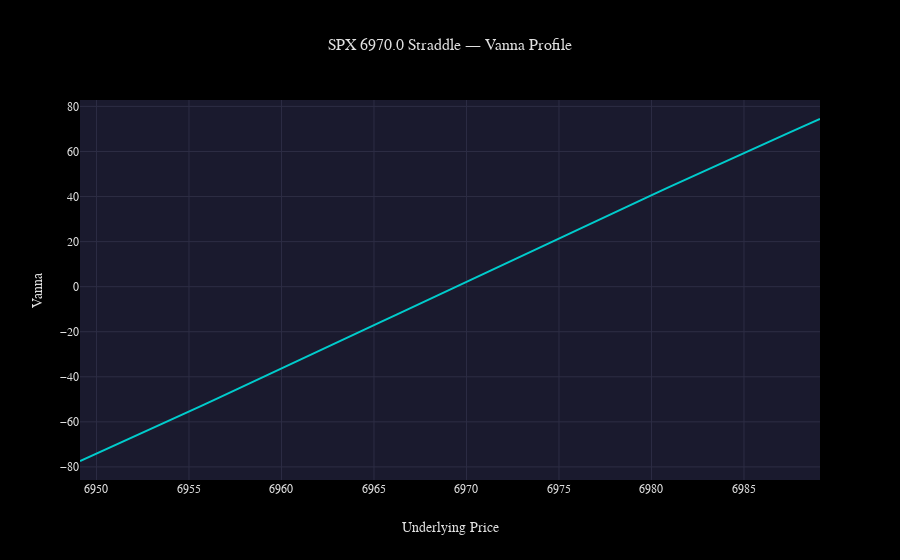
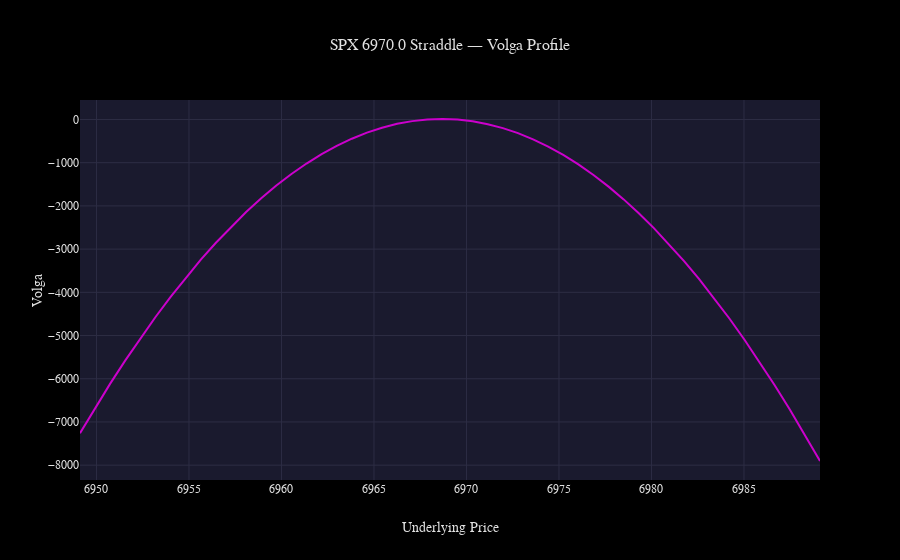
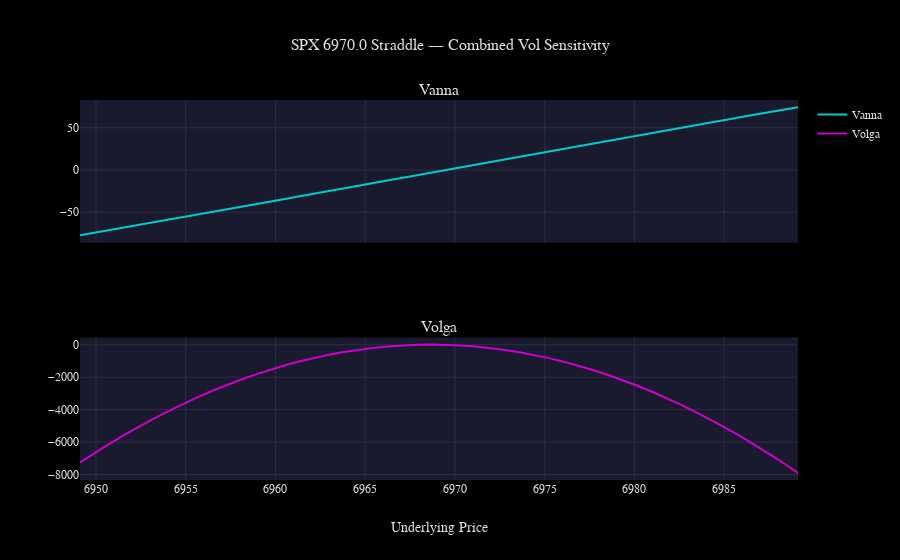

Source (notebook cell) for these figures, in order:
### Markdown cell above
## 7. Vanna/Volga Analysis

These second-order Greeks measure vol-of-vol risk:

- **Vanna**: How delta changes when IV moves — crucial for vol-exposed positions
- **Volga**: Convexity of vega — determines if you benefit from vol-of-vol

### Code cell
from options_analyzer.visualization.vol_charts import (
    plot_vanna_profile,
    plot_volga_profile,
    plot_vol_sensitivity,
)

greeks_profile = analyzer.greeks_vs_price(position, price_range, ivs)

fig = plot_vanna_profile(
    price_range, greeks_profile["vanna"],
    title=f"{position.name} — Vanna Profile",
)
fig.show()

fig = plot_volga_profile(
    price_range, greeks_profile["volga"],
    title=f"{position.name} — Volga Profile",
)
fig.show()

fig = plot_vol_sensitivity(
    price_range,
    {"vanna": greeks_profile["vanna"], "volga": greeks_profile["volga"]},
    title=f"{position.name} — Combined Vol Sensitivity",
)
fig.show()

### Figure 1 — Plotly figure (JSON) as saved in the notebook; plotly's stock layout.template omitted (floating-point values rounded to 4 significant figures)
{"data": [{"line": {"color": "#00cccc", "width": 2}, "mode": "lines", "name": "Vanna", "type": "scatter", "x": [6949.0, 6950.0, 6951.0, 6952.0, 6952.0, 6953.0, 6954.0, 6955.0, 6956.0, 6956.0, 6957.0, 6958.0, 6959.0, 6960.0, 6961.0, 6961.0, 6962.0, 6963.0, 6964.0, 6965.0, 6965.0, 6966.0, 6967.0, 6968.0, 6969.0, 6970.0, 6970.0, 6971.0, 6972.0, 6973.0, 6974.0, 6974.0, 6975.0, 6976.0, 6977.0, 6978.0, 6978.0, 6979.0, 6980.0, 6981.0, 6982.0, 6983.0, 6983.0, 6984.0, 6985.0, 6986.0, 6987.0, 6987.0, 6988.0, 6989.0], "y": [-77.37, -74.36, -71.34, -68.31, -65.27, -62.21, -59.14, -56.07, -52.98, -49.89, -46.78, -43.67, -40.56, -37.43, -34.3, -31.17, -28.03, -24.88, -21.73, -18.58, -15.43, -12.27, -9.118, -5.961, -2.804, 0.3519, 3.507, 6.66, 9.811, 12.96, 16.1, 19.24, 22.38, 25.51, 28.64, 31.75, 34.86, 37.97, 41.06, 44.15, 47.23, 50.29, 53.35, 56.4, 59.43, 62.45, 65.46, 68.46, 71.44, 74.41]}], "layout": {"title": {"text": "SPX 6970.0 Straddle — Vanna Profile"}, "xaxis": {"title": {"text": "Underlying Price"}}, "yaxis": {"title": {"text": "Vanna"}}}}

### Figure 2 — Plotly figure (JSON) as saved in the notebook; plotly's stock layout.template omitted (floating-point values rounded to 4 significant figures)
{"data": [{"line": {"color": "#cc00cc", "width": 2}, "mode": "lines", "name": "Volga", "type": "scatter", "x": [6949.0, 6950.0, 6951.0, 6952.0, 6952.0, 6953.0, 6954.0, 6955.0, 6956.0, 6956.0, 6957.0, 6958.0, 6959.0, 6960.0, 6961.0, 6961.0, 6962.0, 6963.0, 6964.0, 6965.0, 6965.0, 6966.0, 6967.0, 6968.0, 6969.0, 6970.0, 6970.0, 6971.0, 6972.0, 6973.0, 6974.0, 6974.0, 6975.0, 6976.0, 6977.0, 6978.0, 6978.0, 6979.0, 6980.0, 6981.0, 6982.0, 6983.0, 6983.0, 6984.0, 6985.0, 6986.0, 6987.0, 6987.0, 6988.0, 6989.0], "y": [-7259.0, -6674.0, -6113.0, -5575.0, -5060.0, -4570.0, -4104.0, -3662.0, -3245.0, -2852.0, -2484.0, -2141.0, -1823.0, -1530.0, -1262.0, -1019.0, -802.4, -610.9, -445.0, -304.6, -190.0, -101.1, -37.87, -0.425, 11.25, -2.848, -42.7, -108.3, -199.6, -316.6, -459.2, -627.3, -821.0, -1040.0, -1284.0, -1554.0, -1849.0, -2169.0, -2513.0, -2883.0, -3277.0, -3695.0, -4138.0, -4605.0, -5096.0, -5611.0, -6149.0, -6711.0, -7296.0, -7903.0]}], "layout": {"title": {"text": "SPX 6970.0 Straddle — Volga Profile"}, "xaxis": {"title": {"text": "Underlying Price"}}, "yaxis": {"title": {"text": "Volga"}}}}

### Figure 3 — Plotly figure (JSON) as saved in the notebook; plotly's stock layout.template omitted (floating-point values rounded to 4 significant figures)
{"data": [{"line": {"color": "#00cccc", "width": 2}, "mode": "lines", "name": "Vanna", "type": "scatter", "x": [6949.0, 6950.0, 6951.0, 6952.0, 6952.0, 6953.0, 6954.0, 6955.0, 6956.0, 6956.0, 6957.0, 6958.0, 6959.0, 6960.0, 6961.0, 6961.0, 6962.0, 6963.0, 6964.0, 6965.0, 6965.0, 6966.0, 6967.0, 6968.0, 6969.0, 6970.0, 6970.0, 6971.0, 6972.0, 6973.0, 6974.0, 6974.0, 6975.0, 6976.0, 6977.0, 6978.0, 6978.0, 6979.0, 6980.0, 6981.0, 6982.0, 6983.0, 6983.0, 6984.0, 6985.0, 6986.0, 6987.0, 6987.0, 6988.0, 6989.0], "xaxis": "x", "y": [-77.37, -74.36, -71.34, -68.31, -65.27, -62.21, -59.14, -56.07, -52.98, -49.89, -46.78, -43.67, -40.56, -37.43, -34.3, -31.17, -28.03, -24.88, -21.73, -18.58, -15.43, -12.27, -9.118, -5.961, -2.804, 0.3519, 3.507, 6.66, 9.811, 12.96, 16.1, 19.24, 22.38, 25.51, 28.64, 31.75, 34.86, 37.97, 41.06, 44.15, 47.23, 50.29, 53.35, 56.4, 59.43, 62.45, 65.46, 68.46, 71.44, 74.41], "yaxis": "y"}, {"line": {"color": "#cc00cc", "width": 2}, "mode": "lines", "name": "Volga", "type": "scatter", "x": [6949.0, 6950.0, 6951.0, 6952.0, 6952.0, 6953.0, 6954.0, 6955.0, 6956.0, 6956.0, 6957.0, 6958.0, 6959.0, 6960.0, 6961.0, 6961.0, 6962.0, 6963.0, 6964.0, 6965.0, 6965.0, 6966.0, 6967.0, 6968.0, 6969.0, 6970.0, 6970.0, 6971.0, 6972.0, 6973.0, 6974.0, 6974.0, 6975.0, 6976.0, 6977.0, 6978.0, 6978.0, 6979.0, 6980.0, 6981.0, 6982.0, 6983.0, 6983.0, 6984.0, 6985.0, 6986.0, 6987.0, 6987.0, 6988.0, 6989.0], "xaxis": "x2", "y": [-7259.0, -6674.0, -6113.0, -5575.0, -5060.0, -4570.0, -4104.0, -3662.0, -3245.0, -2852.0, -2484.0, -2141.0, -1823.0, -1530.0, -1262.0, -1019.0, -802.4, -610.9, -445.0, -304.6, -190.0, -101.1, -37.87, -0.425, 11.25, -2.848, -42.7, -108.3, -199.6, -316.6, -459.2, -627.3, -821.0, -1040.0, -1284.0, -1554.0, -1849.0, -2169.0, -2513.0, -2883.0, -3277.0, -3695.0, -4138.0, -4605.0, -5096.0, -5611.0, -6149.0, -6711.0, -7296.0, -7903.0], "yaxis": "y2"}], "layout": {"annotations": [{"font": {"size": 16}, "showarrow": false, "text": "Vanna", "x": 0.5, "xanchor": "center", "xref": "paper", "y": 1, "yanchor": "bottom", "yref": "paper"}, {"font": {"size": 16}, "showarrow": false, "text": "Volga", "x": 0.5, "xanchor": "center", "xref": "paper", "y": 0.375, "yanchor": "bottom", "yref": "paper"}], "title": {"text": "SPX 6970.0 Straddle — Combined Vol Sensitivity"}, "xaxis": {"anchor": "y", "domain": [0, 1], "matches": "x2", "showticklabels": false}, "xaxis2": {"anchor": "y2", "domain": [0, 1], "title": {"text": "Underlying Price"}}, "yaxis": {"anchor": "x", "domain": [0.625, 1]}, "yaxis2": {"anchor": "x2", "domain": [0, 0.375]}}}
